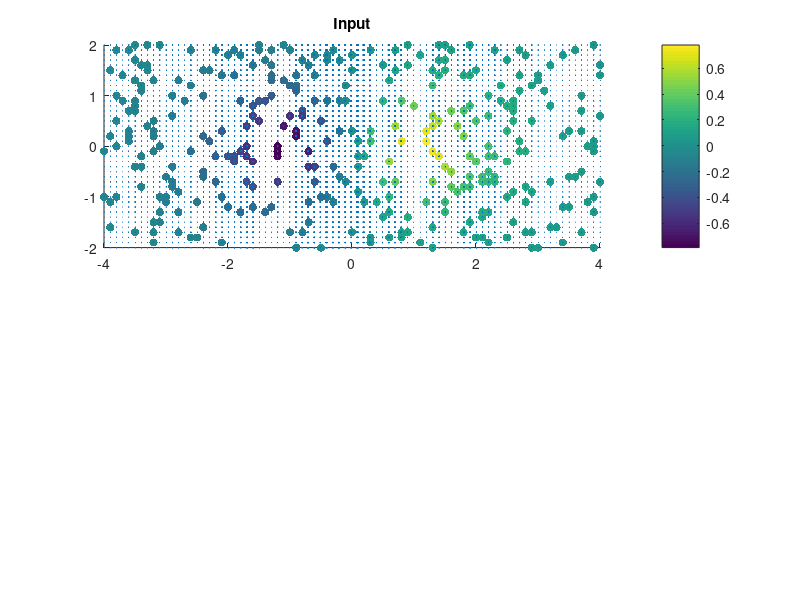

The MATLAB source for this figure: (Note: this script raises an error after producing the figure.)
x1 = -4;
x2 = 4;
y1 = -2;
y2 = 2;

delta = 0.5;
x0 = x1: delta: x2;
y0 = y1: delta: y2;
nx = length(x0);
ny = length(y0);
loc = zeros(nx*ny, 2);
con = nan(nx*ny, 4);
for j = 1: ny
    for i = 1: nx
        idx = (j-1)*nx + i;
        loc(idx, 2) = y0(j);
        loc(idx, 1) = x0(i);
        if j >= 2
            con(idx, 1) = (j-2)*nx + i;
        end
        if i >= 2
            con(idx, 2) = (j-1)*nx + i-1;
        end
        if j <= ny-1
            con(idx, 3) = j*nx + i;
        end
        if i <= nx-1
            con(idx, 4) = (j-1)*nx + i+1;
        end
    end
end
basis = {struct('loc', loc, 'connect', con, 'centerweight', 4.01, 'delta', delta*2.5, 'alpha', 1)};

normalization = false;
rho = 1;

delta = 0.1;
[y, x] = meshgrid(y1: delta: y2, x1: delta: x2);
z = 1 ./ (1 + (x-1).^2 + y.^2) - 1 ./ (1 + (x+1).^2 + y.^2);
vx = 2*(x-1) ./ (1 + (x-1).^2 + y.^2).^2 - 2*(x+1) ./ (1 + (x+1).^2 + y.^2).^2;
vy = 2*y ./ (1 + (x-1).^2 + y.^2).^2 - 2*y ./ (1 + (x+1).^2 + y.^2).^2;
n = numel(z);
subset = randsample(n, floor(n/10));
n = length(subset);
x = x(subset);
y = y(subset);
z = z(subset);
vx = vx(subset);
vy = vy(subset);
cosx = ones(n, 1);
cosy = sqrt(1 - cosx.^2);
v = vx.*cosx + vy.*cosy;

subplot(211)
scatter(x, y, [], z, 'filled')
hold on
quiver(x, y, vx.*cosx, vy.*cosy)
hold off
axis([x1 x2 y1 y2])
colorbar
title('Input')

yfit = v;
W = sparse(1: n, 1: n, 1);
Z = ones(n, 1);
[Q, phi] = combineMR(struct('loc', [x y], 'azim', [cosx cosy]), basis, normalization, rho, true);
[lambda, ~, ~, ~] = findblup(yfit, W, Z, Q, phi, exp(-9), exp(5), optimset('TolX', 5e-3));
[d, c, rhoMLE, likelihood, M] = kriging(lambda, yfit, W, Z, Q, phi);

delta = 0.1;
x0 = x1: delta: x2;
y0 = y1: delta: y2;
nx = length(x0);
ny = length(y0);
[y, x] = meshgrid(y0, x0);
[~, phi1] = combineMR(struct('loc', [x(:) y(:)]), basis, normalization, rho, false);
[m, sd] = prediction(ones(nx*ny, 1), phi1, lambda, Z, Q, phi, M, d, c, rhoMLE);

subplot(212)
h = pcolor(x, y, reshape(m, nx, ny));
h.EdgeColor = 'none';
axis([x1 x2 y1 y2])
colorbar
title('Output')
